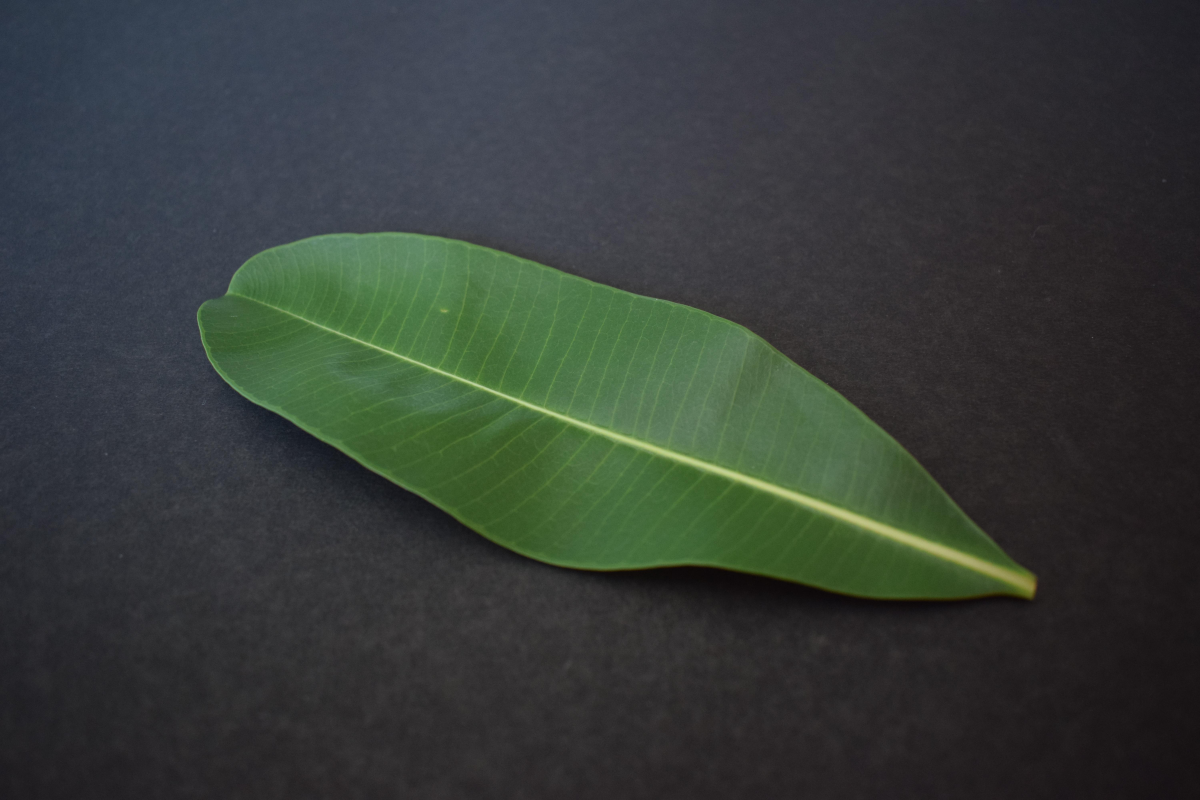
#> input picture Dataset/Alstonia Scholaris/healthy/0003_0001.JPG, 6000 x 4000 px (shown at 1/5 size)
$ jupyter execute --allow-errors UAS.ipynb
#> lines starting #> are read from the running program, lines starting #| are printed output that depends on the picture; after the words box and inside, x2 and y2 are one past the last pixel; in counts of white or black regions, pixels touching at a corner belong together
## Sistem Klasifikasi Jenis dan Kondisi Kesehatan Daun Berbasis Citra Digital

[cell 1]
# Import Libraries
import os
import cv2
import numpy as np
import matplotlib.pyplot as plt
import tensorflow as tf
from tensorflow.keras import layers, models
from sklearn.model_selection import train_test_split

[cell 2]
# Konfigurasi
DATASET_DIR = "Dataset"
IMG_SIZE = 128

[cell 3]
# Mapping Label
species_names = sorted([
    d for d in os.listdir(DATASET_DIR)
    if os.path.isdir(os.path.join(DATASET_DIR, d))
])

species_to_idx = {name:i for i,name in enumerate(species_names)}
idx_to_species = {i:name for name,i in species_to_idx.items()}

condition_to_idx = {"healthy":0, "diseased":1}
idx_to_condition = {0:"healthy", 1:"diseased"}

print("Species:", species_names)

[cell 4]
# Preprocessing CNN
def preprocess_for_cnn(img_bgr):
    img = cv2.resize(img_bgr, (IMG_SIZE, IMG_SIZE))

    # RGB
    rgb = cv2.cvtColor(img, cv2.COLOR_BGR2RGB) / 255.0

    # HSV
    hsv = cv2.cvtColor(img, cv2.COLOR_BGR2HSV) / 255.0

    # Edge
    gray = cv2.cvtColor(img, cv2.COLOR_BGR2GRAY)
    edge = cv2.Canny(gray, 100, 200)
    edge = edge / 255.0
    edge = np.expand_dims(edge, axis=-1)

    # Gabungkan
    combined = np.concatenate([rgb, hsv, edge], axis=-1)
    return combined

[cell 5]
# Load Data
images = []
species_labels = []
condition_labels = []

for species in species_names:
    species_path = os.path.join(DATASET_DIR, species)

    for condition in ["healthy", "diseased"]:
        cond_path = os.path.join(species_path, condition)
        if not os.path.isdir(cond_path):
            continue

        for img_name in os.listdir(cond_path):
            img_path = os.path.join(cond_path, img_name)
            img = cv2.imread(img_path)
#> img is the input picture: shape (4000, 6000, 3); mean B, G, R 56.6, 60.7, 54.1
            if img is None:
                continue

            img = preprocess_for_cnn(img)
#> in preprocess_for_cnn, `hsv = cv2.cvtColor(img, cv2.COLOR_BGR2HSV) / 255.0`:
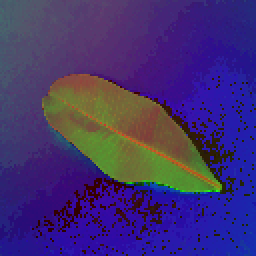
#> hsv: shape (128, 128, 3) float64 (shown 2 times larger); mean B, G, R 0.443, 0.189, 0.258
#> in preprocess_for_cnn, `edge = cv2.Canny(gray, 100, 200)`:
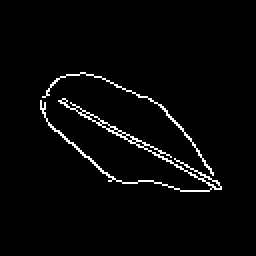
#> edge: shape (128, 128) (shown 2 times larger); 2.8% white in thin lines or dots, all inside (x1, y1, x2, y2) = (20, 36, 111, 96)

            images.append(img)
            species_labels.append(species_to_idx[species])
            condition_labels.append(condition_to_idx[condition])

images = np.array(images)
species_labels = np.array(species_labels)
condition_labels = np.array(condition_labels)

print("Total data:", images.shape)
#| Total data: (2, 128, 128, 7)

[cell 6]
# Split Data
X_train, X_val, y_species_train, y_species_val, y_cond_train, y_cond_val = train_test_split(
    images,
    species_labels,
    condition_labels,
    test_size=0.2,
    random_state=42,
    stratify=species_labels
)

#> (a cell that did not finish here is left out)

#> (a cell that did not finish here is left out)

[cell 9]
def predict_leaf(img_path):
#> called with img_path = 'Test2.JPG'
    img_original = cv2.imread(img_path)
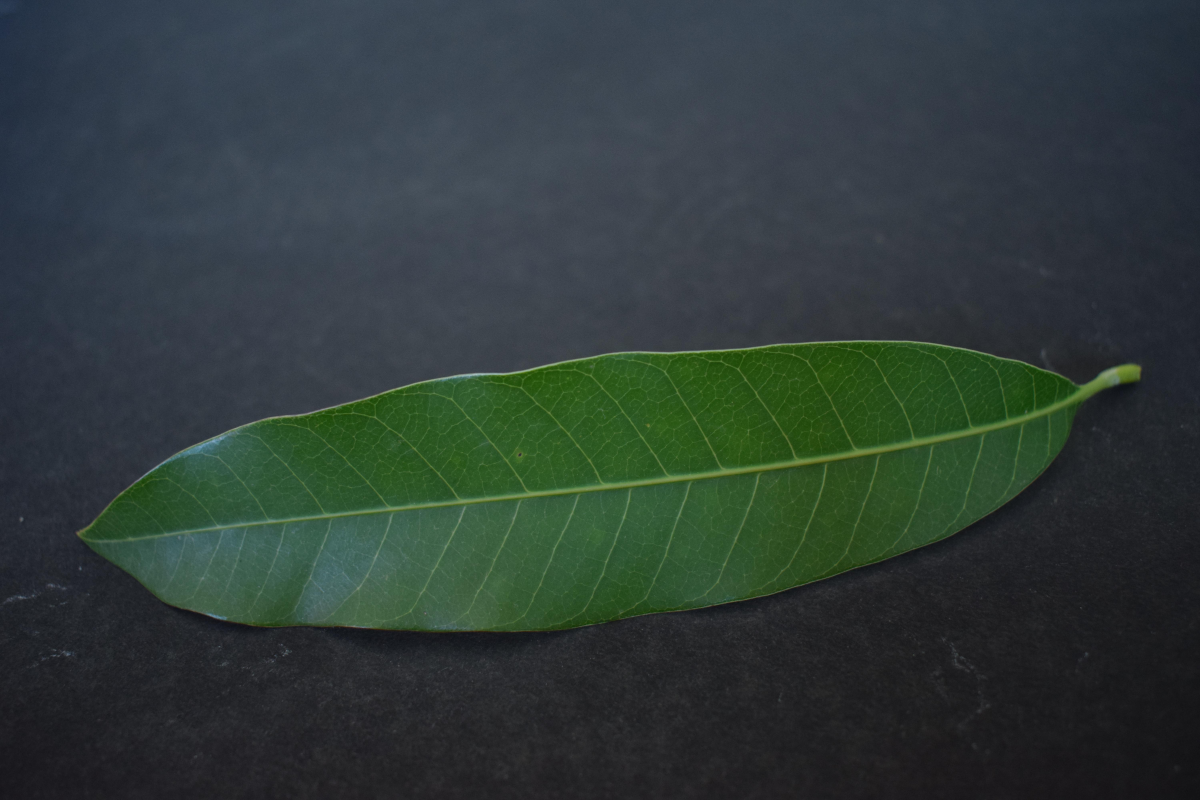
#> input picture Test2.JPG, 6000 x 4000 px (shown at 1/5 size)
#> img_original is the input picture: shape (4000, 6000, 3); mean B, G, R 57, 59.8, 47.4
    img_rgb = cv2.cvtColor(img_original, cv2.COLOR_BGR2RGB)

    # PREDIKSI
    img_input = preprocess_for_cnn(img_original)
#> in preprocess_for_cnn (call 3), `rgb = cv2.cvtColor(img, cv2.COLOR_BGR2RGB) / 255.0`:
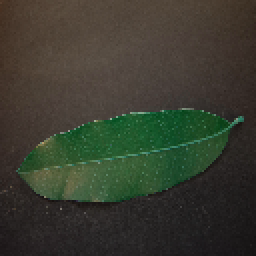
#> rgb: shape (128, 128, 3) float64 (shown 2 times larger); mean B, G, R 0.185, 0.234, 0.223
#> in preprocess_for_cnn (call 3), `hsv = cv2.cvtColor(img, cv2.COLOR_BGR2HSV) / 255.0`:
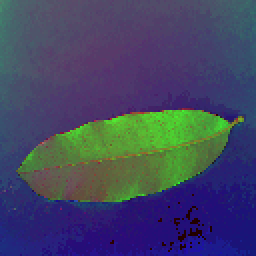
#> hsv: shape (128, 128, 3) float64 (shown 2 times larger); mean B, G, R 0.388, 0.275, 0.258
#> in preprocess_for_cnn (call 3), `edge = cv2.Canny(gray, 100, 200)`: edge: shape (128, 128); 2.9% white in thin lines or dots, all inside (x1, y1, x2, y2) = (8, 53, 122, 102)
    pred_species, pred_condition = model.predict(
        np.expand_dims(img_input, 0), verbose=0
    )

    species_label = idx_to_species[np.argmax(pred_species)]
    condition_label = idx_to_condition[np.argmax(pred_condition)]

    # SEGMENTASI
    blur = cv2.GaussianBlur(img_original, (5,5), 0)
    hsv = cv2.cvtColor(blur, cv2.COLOR_BGR2HSV)

    mask = cv2.inRange(
        hsv, np.array([25,40,40]), np.array([95,255,255])
    )

    segmented = cv2.bitwise_and(img_rgb, img_rgb, mask=mask)
    edges = cv2.Canny(mask, 100, 200)
    kernel = np.ones((5,5), np.uint8)
    edges = cv2.dilate(edges, kernel, iterations=1)

    # VISUALISASI
    fig, axes = plt.subplots(
        2, 2,
        figsize=(13, 11),
        constrained_layout=True
    )

    fig.suptitle(
        f"Jenis Daun: {species_label} | Kondisi: {condition_label}",
        fontsize=19,
        fontweight="bold"
    )

    # Baris 1
    axes[0,0].imshow(img_rgb)
    axes[0,0].set_title("Gambar Asli", fontsize=16)
    axes[0,0].axis("off")

    axes[0,1].imshow(segmented)
    axes[0,1].set_title("HSV Segmentation", fontsize=16)
    axes[0,1].axis("off")

    # Baris 2
    axes[1,0].imshow(mask, cmap="gray")
    axes[1,0].set_title("Mask Daun", fontsize=16)
    axes[1,0].axis("off")

    axes[1,1].imshow(edges, cmap="gray")
    axes[1,1].set_title("Edge Detection", fontsize=16)
    axes[1,1].axis("off")

    # Border halus (opsional tapi cakep)
    for ax in axes.flatten():
        for spine in ax.spines.values():
            spine.set_visible(True)
            spine.set_linewidth(1)

    plt.show()

[cell 10]
# Contoh Prediksi
test_img = "Test2.JPG"
#> (the rest of this cell did not finish here and is left out)

[cell 11]
# Contoh Prediksi
test_img = "Test3.JPG"
#> (the rest of this cell did not finish here and is left out)

#> call 2 of predict_leaf, with img_path = 'Test3.JPG'
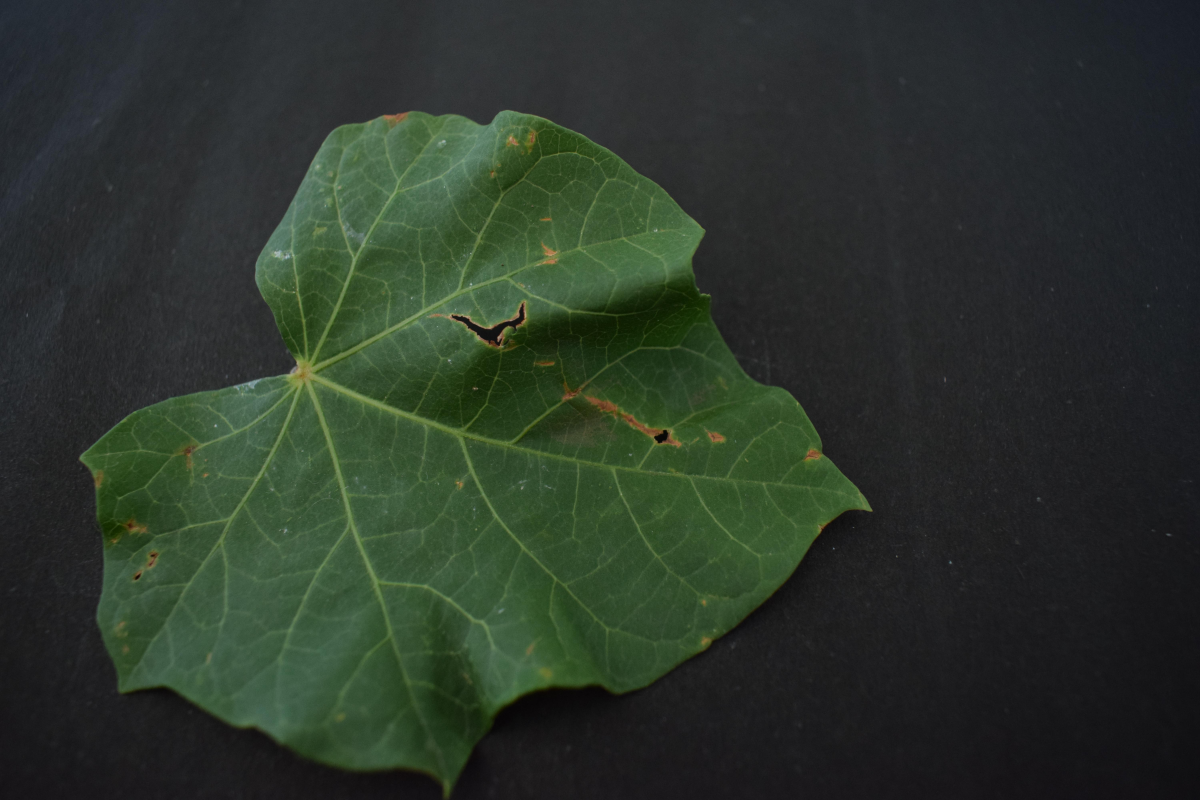
#> input picture Test3.JPG, 6000 x 4000 px (shown at 1/5 size)
#> in predict_leaf, img_original is the input picture: shape (4000, 6000, 3); mean B, G, R 43.2, 53.9, 43.7
#> in preprocess_for_cnn (call 4), `img = cv2.resize(img_bgr, (IMG_SIZE, IMG_SIZE))`:
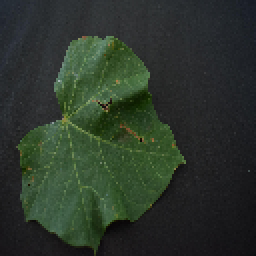
#> img: shape (128, 128, 3) (shown 2 times larger); mean B, G, R 43.1, 53.8, 43.6
#> in preprocess_for_cnn (call 4), `hsv = cv2.cvtColor(img, cv2.COLOR_BGR2HSV) / 255.0`:
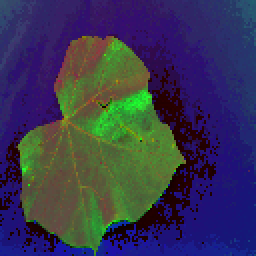
#> hsv: shape (128, 128, 3) float64 (shown 2 times larger); mean B, G, R 0.323, 0.213, 0.217
#> in preprocess_for_cnn (call 4), `gray = cv2.cvtColor(img, cv2.COLOR_BGR2GRAY)`:
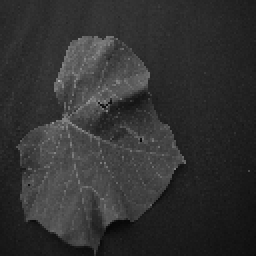
#> gray: shape (128, 128) (shown 2 times larger); min 7, max 179, mean 49.5
#> in preprocess_for_cnn (call 4), `edge = cv2.Canny(gray, 100, 200)`:
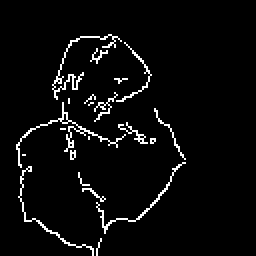
#> edge: shape (128, 128) (shown 2 times larger); 4.2% white in thin lines or dots, all inside (x1, y1, x2, y2) = (8, 17, 93, 128)
